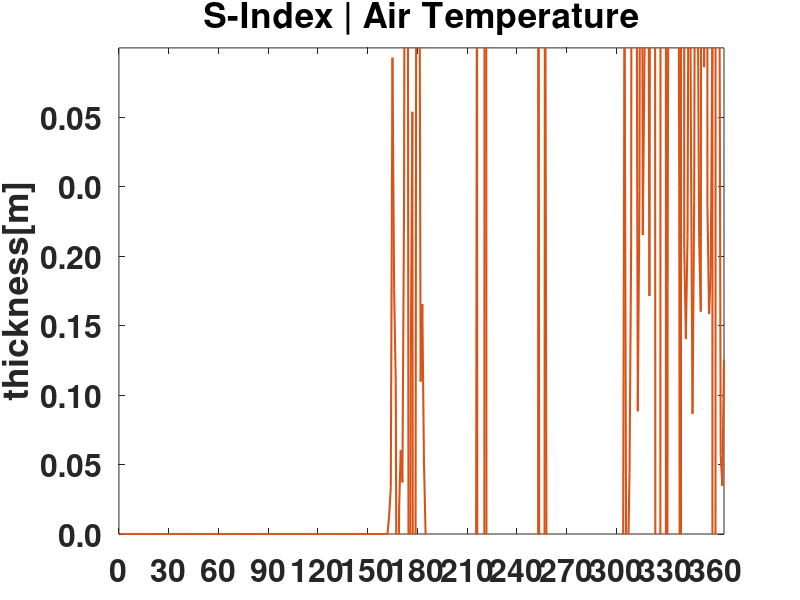

Source code (MATLAB):
%% average out to 365 points
%%%%%%%%%%%%%%%%%%%%%%%%%%%%%%%%%%%%%%%%%%%%%%%%%%%%%%%%%%%%%%%%%%%%%%%%%%%%%%%%%%%%%%%%%%%%%%%%%%%%%%%%%%%%%%%%%%%%%%%%%%%%%%%%%%%%%%%%%%%%%
%   OUTPUT FOR BFM INPUT based on ANTARCTIC test case simulation                   
%%%%%%%%%%%%%%%%%%%%%%%%%%%%%%%%% NCEP: RUN AFTER NCEP INTERPOLATION AND ESIM3 %%%%%%%%%%%%%%%%%%%%%%%%%%%%%%%%%

% SI=hmi-hi;
% SI=SI';
% SI(5476:5837)=[];
% SI=reshape(SI,15,365);
% SI=mean(SI);
% SI=SI';
% SIT=['SI_NCEP365.txt'];
% dlmwrite(SIT,SI);
% 
% Ta=Ta;
% Ta(5476:5837)=[];
% Ta=reshape(Ta,15,365);
% Ta=mean(Ta);
% Ta=Ta';
% Ta2=['Ta_NCEP365.txt'];
% dlmwrite(Ta2,Ta);
% 
% dswrf=Fsd_cloud;
% dswrf(5476:5837)=[];
% dswrf=reshape(dswrf,15,365);
% dswrf=mean(dswrf);
% dswrf=dswrf';
% swr=['dswrf_NCEP365.txt'];
% dlmwrite(swr,dswrf);
% 
% PPT=P_rate;
% PPT(5476:5837)=[];
% PPT=reshape(PPT,15,365);
% PPT=mean(PPT);
% PPT=PPT';
% TP=['PPT_NCEP365.txt'];
% dlmwrite(TP,PPT);

%%%%%%%%%%%%%%%%%%%%%%%%%%%%% ERA 5: RUN AFTER ERA5 INTERPOLATION AND ESIM3 %%%%%%%%%%%%%%%%%%%%%%%%%%%%%%%%%%%%%%%

% SI=hmi-hi;
% SI=SI';
% SI(5476:5837)=[];
% SI=reshape(SI,15,365);
% SI=mean(SI);
% SI=SI';
% SIT=['SI_ERA5365.txt'];
% dlmwrite(SIT,SI);
% 
% Ta=Ta;
% Ta(5476:5837)=[];
% Ta=reshape(Ta,15,365);
% Ta=mean(Ta);
% Ta=Ta';
% Ta2=['Ta_ERA5365.txt'];
% dlmwrite(Ta2,Ta);
% 
% dswrf=Fsd_cloud;
% dswrf(5476:5837)=[];
% dswrf=reshape(dswrf,15,365);
% dswrf=mean(dswrf);
% dswrf=dswrf';
% swr=['dswrf_ERA5365.txt'];
% dlmwrite(swr,dswrf);
% 
% PPT=P_rate;
% PPT(5476:5837)=[];
% PPT=reshape(PPT,15,365);
% PPT=mean(PPT);
% PPT=PPT';
% TP=['PPT_ERA5365.txt'];
% dlmwrite(TP,PPT);

%%%%%%%%%%%%%%%%%%%%%%%%%%%%%%%%%%%%%%%%%%%%%%%%%%%%%%%%%%%%%%%%%%%%%%%%%%%%%%%%%%%%%%%%%%%%%
clear all
load ppt_S.txt
% load Ta_NCEP365.txt
% load EI_BAL.txt
% load NCEP.txt
% 

plot(ppt_S,'Color',[0.8500, 0.3250, 0.0980],'LineWidth',1.5) %ncep
hold on

% plot(Ta_NCEP365,'Color',[0.30, 0.70, 0.10],'LineWidth',1.5) %ncep
% hold on

% plot(NCEP,'Color',[0.8500, 0.3250, 0.0980],'LineWidth',1.5) %ncep
% hold on

% plot(EI_BAL,'Color',[0.4940, 0.1840, 0.5560],'LineWidth',1.5)
% hold on
% 
% plot(E5_BAL,'Color',[0, 0.75, 0.75],'LineWidth',1.5) %E5
hold on

title('S-Index | Air Temperature','FontSize',25,'FontWeight','bold')

% title('BAL Thickness comparison|8.5 W/m^2','FontSize',25,'FontWeight','bold')
% legend('NCEP','ERA INTERIM','ERA 5', 'FontSize',20,'FontWeight','bold',2)

xlim([0 365])
set(gca,'XTick',0:30:365)
% set(gca,'XTickLabel',{'jan-17','feb-17','mar-17','apr-17','may-17','jun-17','jul-17','aug-17','sep-17','oct-17','nov-17','dec-17'},'FontSize',10,'FontWeight','bold')
% set(gca,'XTickLabel',{'may-17','jun-17','jul-17','aug-17','sep-17','oct-17','nov-17','dec-17'},'FontSize',23,'FontWeight','bold')

% set(gca,'YTick',-0.6:0.2:0.4)
ylim([0 0.7])
ylabel('thickness[m]','FontSize',25,'FontWeight','bold')
set(gca,'YTickLabel',{'0.0','0.05','0.10','0.15','0.20'},'FontSize',23,'FontWeight','bold')
